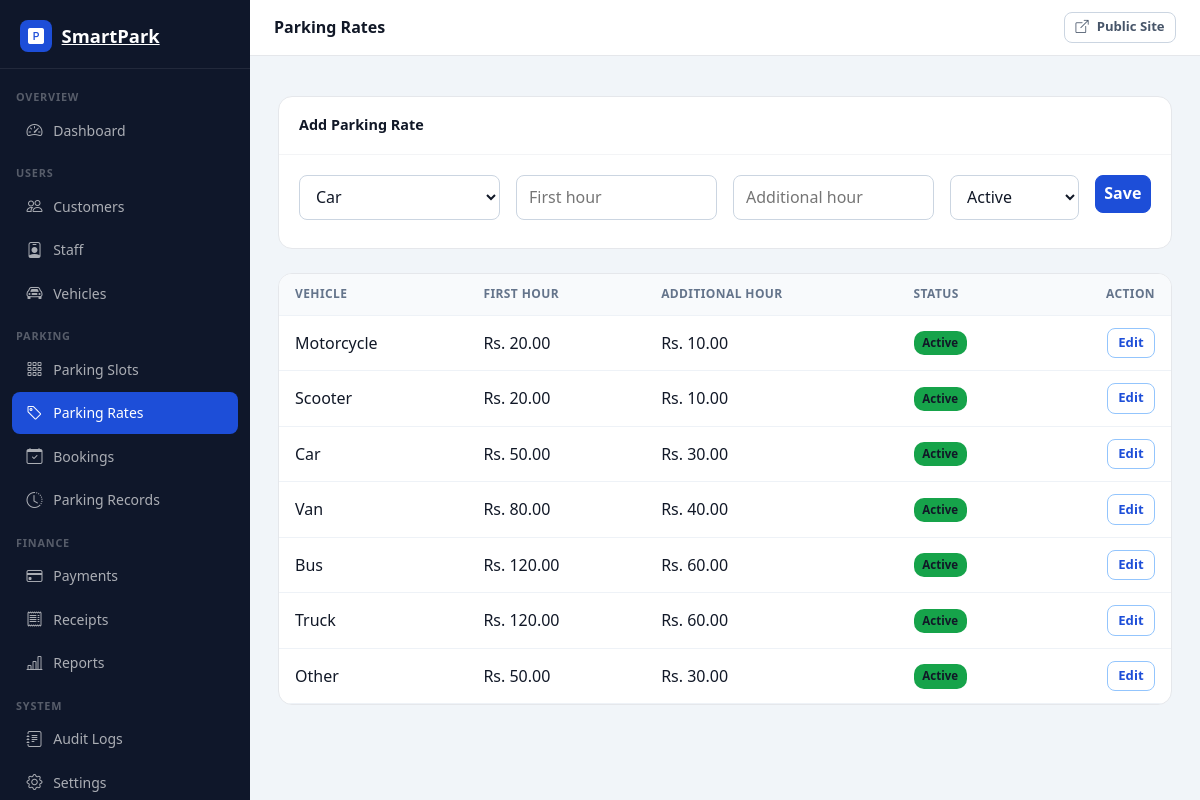
Page /admin/parking_rates.php (signed in) on the committed database.
### tables this page shows
CREATE TABLE parking_rates (
 id INT UNSIGNED AUTO_INCREMENT PRIMARY KEY,
 vehicle_type ENUM('Motorcycle','Scooter','Car','Van','Bus','Truck','Other') NOT NULL,
 first_hour_rate DECIMAL(10,2) NOT NULL DEFAULT 0,
 additional_hour_rate DECIMAL(10,2) NOT NULL DEFAULT 0,
 is_active TINYINT(1) NOT NULL DEFAULT 1,
 created_at TIMESTAMP DEFAULT CURRENT_TIMESTAMP,
 INDEX idx_rate_type_active(vehicle_type,is_active)
);

### includes/functions.php (called while the page is built, shortened)
<?php
function e(?string $value): string
{
    return htmlspecialchars($value ?? '', ENT_QUOTES, 'UTF-8');
}
function money(float $amount): string
{
    return 'Rs. ' . number_format($amount, 2);
}

### admin/parking_rates.php (the view, shortened to what this page needs)
<?php
require_once __DIR__ . '/../config/database.php';
$types = ['Motorcycle', 'Scooter', 'Car', 'Van', 'Bus', 'Truck', 'Other'];
$edit = null;
$rows = $pdo->query("SELECT * FROM parking_rates ORDER BY vehicle_type,id DESC")->fetchAll();
require __DIR__ . '/../includes/panel_layout.php'; ?>
<div class="panel-card mb-4">
    <div class="panel-card-header">
        <h6><?= $edit ? 'Edit Rate' : 'Add Parking Rate' ?></h6><?php if ($edit): ?><a
                href="<?= BASE_URL ?>admin/parking_rates.php"
                class="btn btn-sm btn-outline-secondary">Cancel</a><?php endif; ?>
    </div>
    <div class="panel-card-body">
        <form method="post"><input type="hidden" name="csrf_token" value="<?= e(csrfToken()) ?>"><input type="hidden"
            <div class="row g-2">
                <div class="col-md-3"><select name="vehicle_type" class="form-select"><?php foreach ($types as $x): ?>
                            <option <?= $x === ($edit['vehicle_type'] ?? 'Car') ? 'selected' : '' ?>><?= $x ?></option>
                        <?php endforeach; ?>
                    </select></div>
                <div class="col-md-3"><input type="number" step="0.01" min="0" name="first_hour_rate"
                        class="form-control" placeholder="First hour"
                        value="<?= e((string) ($edit['first_hour_rate'] ?? '')) ?>" required></div>
                <div class="col-md-3"><input type="number" step="0.01" min="0" name="additional_hour_rate"
                        class="form-control" placeholder="Additional hour"
                        value="<?= e((string) ($edit['additional_hour_rate'] ?? '')) ?>" required></div>
                <div class="col-md-2"><select name="is_active" class="form-select">
                        <option value="1" <?= ($edit['is_active'] ?? 1) ? 'selected' : '' ?>>Active</option>
                    </select></div>
                <div class="col-md-1"><button class="btn btn-primary w-100">Save</button></div>
            </div>
        </form>
    </div>
</div>
<div class="panel-card">
    <div class="table-responsive">
        <table class="table table-hover align-middle mb-0">
            <thead>
                <tr>
                    <th>Vehicle</th>
                    <th>First Hour</th>
                    <th>Additional Hour</th>
                    <th>Status</th>
                    <th class="text-end">Action</th>
                </tr>
            </thead>
            <tbody><?php foreach ($rows as $r): ?>
                    <tr>
                        <td><?= e($r['vehicle_type']) ?></td>
                        <td><?= money((float) $r['first_hour_rate']) ?></td>
                        <td><?= money((float) $r['additional_hour_rate']) ?></td>
                        <td><span
                                class="badge bg-<?= $r['is_active'] ? 'success' : 'secondary' ?>"><?= $r['is_active'] ? 'Active' : 'Inactive' ?></span>
                        </td>
                        <td class="text-end"><a href="<?= BASE_URL ?>admin/parking_rates.php?edit=<?= $r['id'] ?>"
                                class="btn btn-sm btn-outline-primary">Edit</a></td>
                    </tr><?php endforeach; ?>
            </tbody>
        </table>
    </div>
</div>
<?php require __DIR__ . '/../includes/panel_footer.php'; ?>

### assets/css/style.css (style rules this page uses)
:root { --sp-primary: #1d4ed8; --sp-primary-dark: #1e3a8a; --sp-accent: #f59e0b; --sp-bg: #f6f8fb; --sp-surface: #ffffff; --sp-text: #111827; --sp-muted: #6b7280; --sp-border: #e5e7eb; --sp-radius-sm: 8px; --sp-radius: 16px; --sp-radius-lg: 24px; --sp-shadow-sm: 0 1px 3px rgba(0, 0, 0, 0.08); --sp-shadow: 0 4px 16px rgba(0, 0, 0, 0.1); --sp-shadow-lg: 0 15px 40px rgba(0, 0, 0, 0.14); --sp-transition: 0.2s ease; }
body { background: var(--sp-bg); color: var(--sp-text); font-family: "Segoe UI", system-ui, -apple-system, sans-serif; }
a { color: var(--sp-primary); text-decoration: none; }
.table { vertical-align: middle; }
.btn-primary { background: var(--sp-primary); border-color: var(--sp-primary); }
* { box-sizing: border-box; }
html { scroll-behavior: smooth; }
body { margin: 0; }
button, input, select, textarea { font: inherit; }
button { cursor: pointer; }
.row { display: flex; flex-wrap: wrap; margin-inline: -0.5rem; }
.row > * { padding-inline: 0.5rem; }
.g-2 { row-gap: 0.5rem; }
.col-md-3, .col-md-4, .col-md-6, .col-md-8 { width: 100%; }
@media (min-width: 768px) { .col-md-3 { width: 25%; } }
.mb-0 { margin-bottom: 0 !important; }
.mb-4 { margin-bottom: 1.5rem; }
.w-100 { width: 100% !important; }
.text-end { text-align: right !important; }
.bg-success { background: #16a34a !important; }
.btn { display: inline-flex; align-items: center; justify-content: center; gap: 0.25rem; border: 1px solid transparent; border-radius: 8px; padding: 0.55rem 0.9rem; font-weight: 600; line-height: 1.2; text-decoration: none; transition: 0.2s ease; white-space: nowrap; }
.btn-sm { padding: 0.4rem 0.65rem; font-size: 0.82rem; }
.btn-primary { background: var(--sp-primary); color: #fff; border-color: var(--sp-primary); }
.btn-outline-primary { color: var(--sp-primary); background: transparent; border-color: #93c5fd; }
.form-control, .form-select { display: block; width: 100%; min-height: 42px; padding: 0.6rem 0.75rem; border: 1px solid #cbd5e1; border-radius: 8px; background: #fff; color: #111827; outline: none; transition: border-color 0.2s, box-shadow 0.2s; }
.table-responsive { width: 100%; overflow-x: auto; -webkit-overflow-scrolling: touch; }
.table { width: 100%; border-collapse: collapse; margin: 0; }
.table th, .table td { padding: 0.75rem 1rem; border-bottom: 1px solid #eef2f7; text-align: left; vertical-align: middle; }
.table thead th { font-size: 0.75rem; text-transform: uppercase; letter-spacing: 0.4px; color: #64748b; background: #f8fafc; }
.badge { display: inline-flex; align-items: center; border-radius: 999px; padding: 0.25rem 0.55rem; font-size: 0.72rem; font-weight: 700; }
:root { --sp-container: 1140px; --sp-gutter: 1rem; --sp-control-height: 42px; }
body { line-height: 1.5; overflow-x: hidden; }
.row { display: flex; flex-wrap: wrap; margin-left: -0.5rem; margin-right: -0.5rem; margin-top: -0.5rem; }
.row > * { padding-left: 0.5rem; padding-right: 0.5rem; padding-top: 0.5rem; padding-bottom: 0.5rem; }
.col-md-1 { width: 100%; }
.col-md-2 { width: 100%; }
@media (min-width: 768px) { .col-md-1 { width: 8.333333%; } }
@media (min-width: 768px) { .col-md-2 { width: 16.666667%; } }
.mb-4 { margin-bottom: 1.5rem !important; }
.align-middle { vertical-align: middle !important; }
.panel-card, .stat-card, .form-section { min-width: 0; }
.table { min-width: 100%; }
.table td, .table th { line-height: 1.4; }

### assets/css/panel.css (style rules this page uses)
body.panel-body { background: #f1f5f9; display: flex; flex-direction: column; min-height: 100vh; }
.panel-card { background: #fff; border: 1px solid #e5e7eb; border-radius: 14px; overflow: hidden; }
.panel-card-header { padding: 1rem 1.25rem; border-bottom: 1px solid #f3f4f6; display: flex; align-items: center; justify-content: space-between; gap: 0.5rem; }
.panel-card-header h6 { font-weight: 700; font-size: 0.9rem; margin: 0; color: #111827; }
.panel-card-body { padding: 1.25rem; }
.badge { display: inline-flex; align-items: center; border-radius: 10px; padding: 0.25rem 0.55rem; font-size: 0.72rem; font-weight: 700; }
.panel-main > * + * { margin-top: 1.5rem; }
.panel-card + .panel-card, .form-section + .form-section, .stat-card + .stat-card { margin-top: 1rem; }
.panel-card-header { min-height: 58px; }
.panel-table th, .panel-table td, .table th, .table td { line-height: 1.4; }

### rows in the picture
parking_rates: vehicle_type "Motorcycle", first_hour_rate "Rs. 20.00", additional_hour_rate "Rs. 10.00", is_active "Active"
parking_rates: vehicle_type "Scooter", first_hour_rate "Rs. 20.00", additional_hour_rate "Rs. 10.00", is_active "Active"
parking_rates: vehicle_type "Car", first_hour_rate "Rs. 50.00", additional_hour_rate "Rs. 30.00", is_active "Active"
parking_rates: vehicle_type "Van", first_hour_rate "Rs. 80.00", additional_hour_rate "Rs. 40.00", is_active "Active"
parking_rates: vehicle_type "Bus", first_hour_rate "Rs. 120.00", additional_hour_rate "Rs. 60.00", is_active "Active"
parking_rates: vehicle_type "Truck", first_hour_rate "Rs. 120.00", additional_hour_rate "Rs. 60.00", is_active "Active"
parking_rates: vehicle_type "Other", first_hour_rate "Rs. 50.00", additional_hour_rate "Rs. 30.00", is_active "Active"

### other values in the picture
$item['section'] "OVERVIEW"
$item['label'] "Dashboard"
$item['section'] "USERS"
$item['label'] "Customers"
$item['label'] "Staff"
$item['label'] "Vehicles"
$item['section'] "PARKING"
$item['label'] "Parking Slots"
$item['label'] "Parking Rates"
$item['label'] "Bookings"
$item['label'] "Parking Records"
$item['section'] "FINANCE"
$item['label'] "Payments"
$item['label'] "Receipts"
$item['label'] "Reports"
